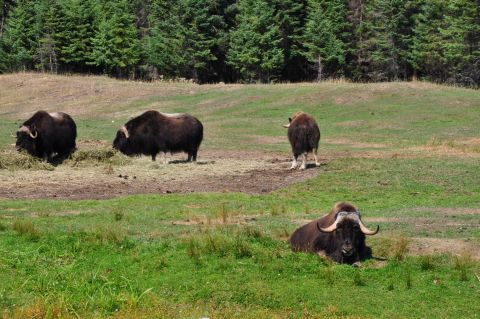
//> input picture Chapter5/GrabCut/group.jpg, 480 x 319 px
$ ./main   (built with g++ and OpenCV 4)
//> lines starting //> are read from the running program, lines starting //| are printed output that depends on the picture; after the words box and inside, x2 and y2 are one past the last pixel; in counts of white or black regions, pixels touching at a corner belong together
#include <opencv2/opencv.hpp>

int main()
{
	//打开图像
	cv::Mat image = cv::imread("group.jpg");
//> image is the input picture: 319 rows x 480 cols, CV_8UC3; mean B, G, R 69.4, 113.6, 107.3
	//定义前景物体的包围盒
	cv::Rect rectangle(10, 100, 380, 180);
	cv::Mat result; //分割（四种可能的值）
	cv::Mat bgModel, fgModel; //模型（供内部使用）
	//GrabCut分割
	cv::grabCut(image, //输入图像
		result,//分割结果
		rectangle,//包含前景物体的矩形
		bgModel, fgModel,//模型
		5,//迭代次数
		cv::GC_INIT_WITH_RECT);//使用矩形进行初始化
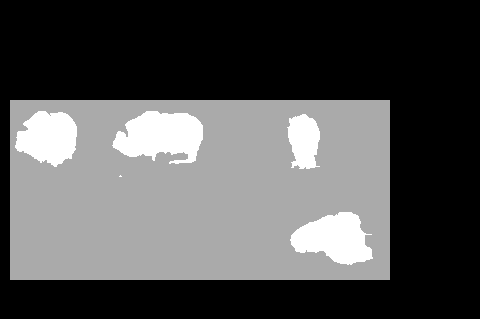
//> result: 319 rows x 480 cols, CV_8UC1; min 0, max 3, mean 0.959; drawn with min black and max white
//> bgModel = 65 values, max 478 at index 56, min 0.135 at index 1, mean 150; fgModel = 65 values, max 728.7 at index 55, min 0.0286 at index 0, mean 190
	//得到可能为前景的像素
	cv::compare(result, cv::GC_PR_FGD, result, cv::CMP_EQ);
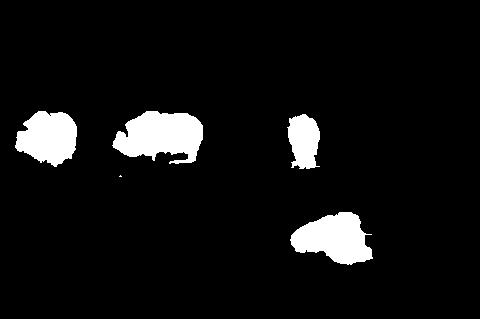
//> result: 319 rows x 480 cols, CV_8UC1; 6.6% white; 5 white regions (1 under 20 px), largest, box (x1, y1, x2, y2) and area: (112, 111, 203, 164) 3339, (290, 212, 373, 265) 2855, (15, 111, 77, 167) 2493, (287, 114, 320, 169) 1364
	//生成输出图像
	cv::Mat foreground(image.size(), CV_8UC3, cv::Scalar(255, 255, 255));
	image.copyTo(foreground, result);//不复制背景像素
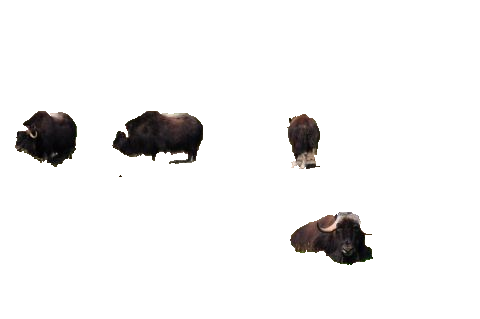
//> foreground: 319 rows x 480 cols, CV_8UC3; mean B, G, R 240.8, 241.1, 241.7

// 	使用按位与核对第1个位
// 		result = result & 1;//前景时为1


	return 0;
}
